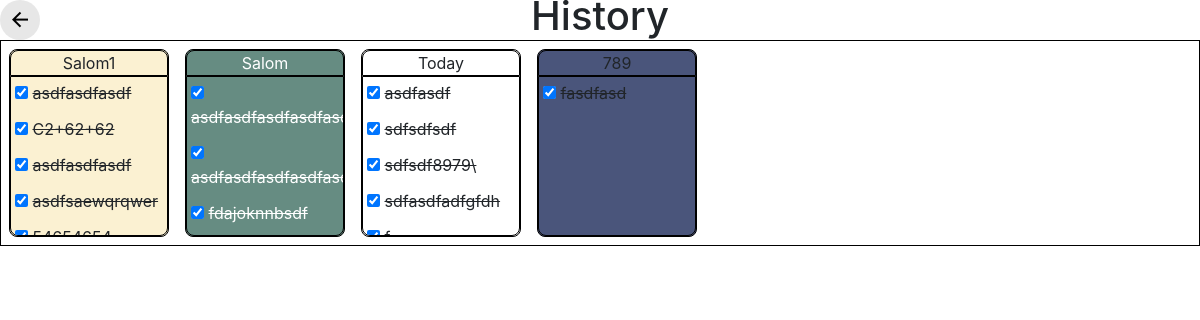
The app's page /noter/history/ (signed in), older data.
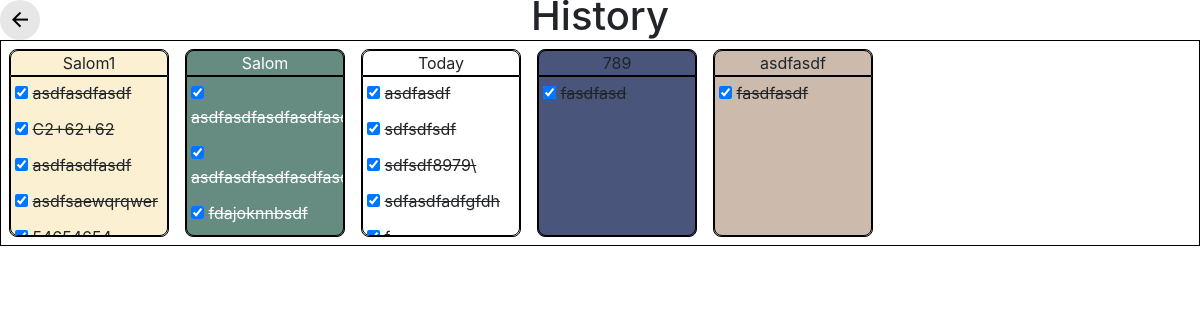
The same page, newer data.
### noter/models.py (models this page shows, shortened)
class List(models.Model):
    name = models.CharField(max_length=15)
    color = models.CharField(max_length=15, default='default')
    user = models.ForeignKey(CustomUser, on_delete=models.CASCADE, related_name='lists', default=1)

class Note(models.Model):
    title = models.CharField(max_length=100, null=False, blank=False)
    description = models.TextField(blank=True, default=None, null=True)
    status = models.BooleanField(default=False)
    created_at = models.CharField(max_length=20)
    start_at = models.DateField(null=True, blank=True)
    end_at = models.DateField(null=True, blank=True)
    deadline = models.DateField(null=True, blank=True)
    list = models.ForeignKey(List, on_delete=models.CASCADE, related_name='notes', null=True, blank=True)
    user = models.ForeignKey(CustomUser, on_delete=models.CASCADE, default=1)

### noter/views.py (the view)
# urls.py: path('history/', views.History, name='history'),
@login_required
def History(request):
    notes = Note.objects.filter(user = request.user, status = True)
    lists = []
    for note in notes:
        if note.list not in lists:
            lists.append(note.list)
    return render(request, 'noter/history.html', {'lists':lists,'notes': notes})

### noter/templates/noter/history.html (shortened to what this page needs)
{% extends 'noter/base.html' %}
{% block css %}
    {% load static %}
    <link rel="stylesheet" href="{% static 'noter/css/history.css' %}">
    <link href="https://cdn.jsdelivr.net/npm/remixicon@4.5.0/fonts/remixicon.css" rel="stylesheet"/>
    <link href="https://cdn.jsdelivr.net/npm/bootstrap@4.6.2/dist/css/bootstrap.min.css" rel="stylesheet">
{% endblock %}
{% block content %}
<div class="back_button">
    <a href="{% url 'noter:home' %}" class="back_button_a">
        <i class="ri-arrow-left-line"></i>
    </a>
</div>
<div class="history_header">
    <h1>History</h1>
</div>
<div class="history_main">
    <div class="history_main_nav">
        {% for list in lists %}
            <div class="list bg-{{list.color}}">
                <div class="list_header">
                    {% if list.name %}
                        {{list.name}}
                    {% else %}
                        Today
                    {% endif %}
                </div>
                <div class="list_main ">
                    {% for note in notes %}
                        {% if note.list.name == list.name %}
                            <form action="{% url 'noter:restore-note' note.id %}" method="post">
                                <div class="list_main_note">
                                    <input type="checkbox" id='i{{note.id}}' checked onchange="this.form.submit()">
                                    <label for="i{{note.id}}" style="text-decoration: line-through;">
                                        {{note.title}}
                                    </label>
                                </div>
                            </form>
                        {% endif %}
                    {% endfor %}
                </div>
            </div>
        {% endfor %}
    </div>
</div>
{% endblock %}

Row changes from the older to the newer data that the page shows:
now on this page (row unchanged): List: name "asdfasdf"
added Note: title "fasdfasdf", shown under "asdfasdf"
